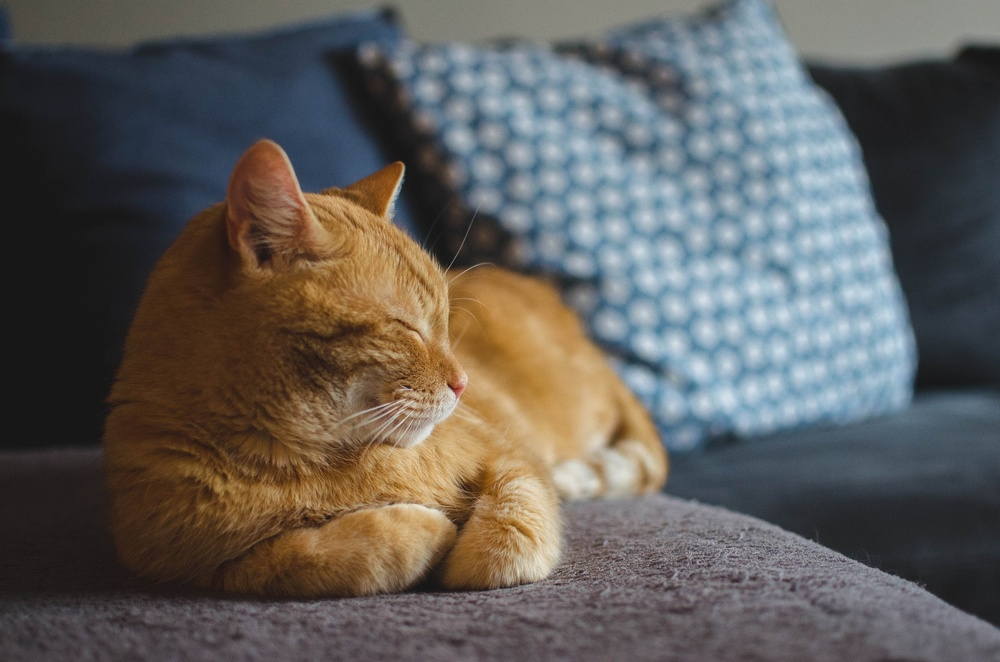
#> input picture Computer-Vision/opencv-course/images/cat.jpg, 1000 x 662 px, shrunk from 1920 x 1271 before the run
$ python masking.py
#> lines starting #> are read from the running program, lines starting #| are printed output that depends on the picture; after the words box and inside, x2 and y2 are one past the last pixel; in counts of white or black regions, pixels touching at a corner belong together
import cv2 as cv
import numpy as np

if __name__ == "__main__":
    img = cv.imread('images/cat.jpg')
#> img is the input picture: shape (662, 1000, 3); mean B, G, R 90.7, 94.1, 97
    cv.imshow('Cat', img)

    blank = np.zeros(img.shape[:2], dtype='uint8')
    cv.imshow('Blank Image', blank)

    mask = cv.circle(blank, (img.shape[1] // 2, img.shape[0]//2 - 180), 300, 255, -1)
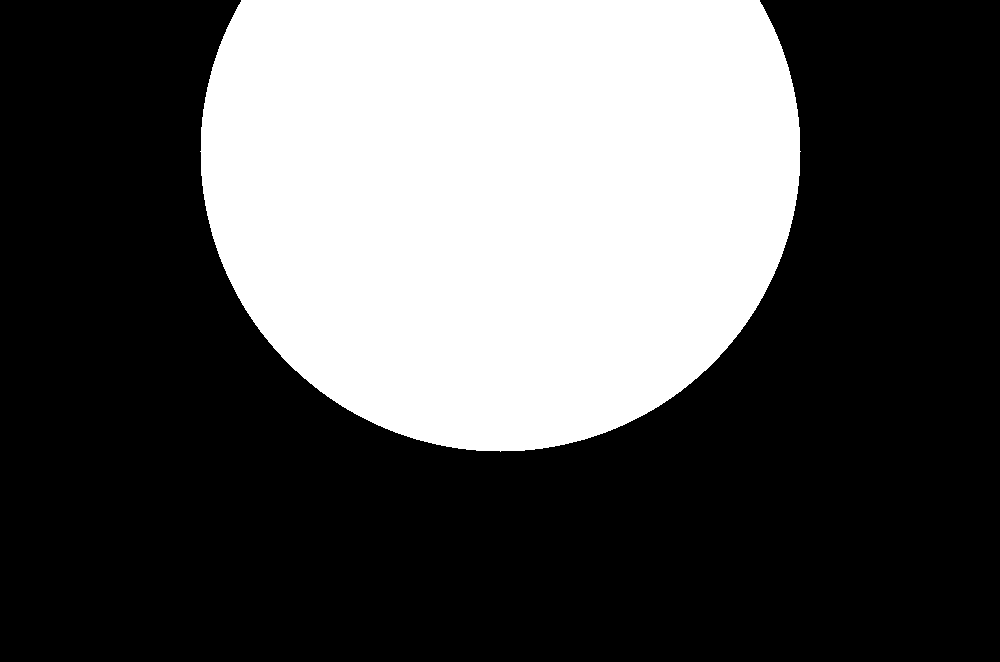
#> blank: shape (662, 1000); 34.5% white; 1 white region, box (x1, y1, x2, y2) and area: (200, 0, 801, 452) 228208
    cv.imshow('Mask', mask)

    masked = cv.bitwise_and(img, img, mask=mask)
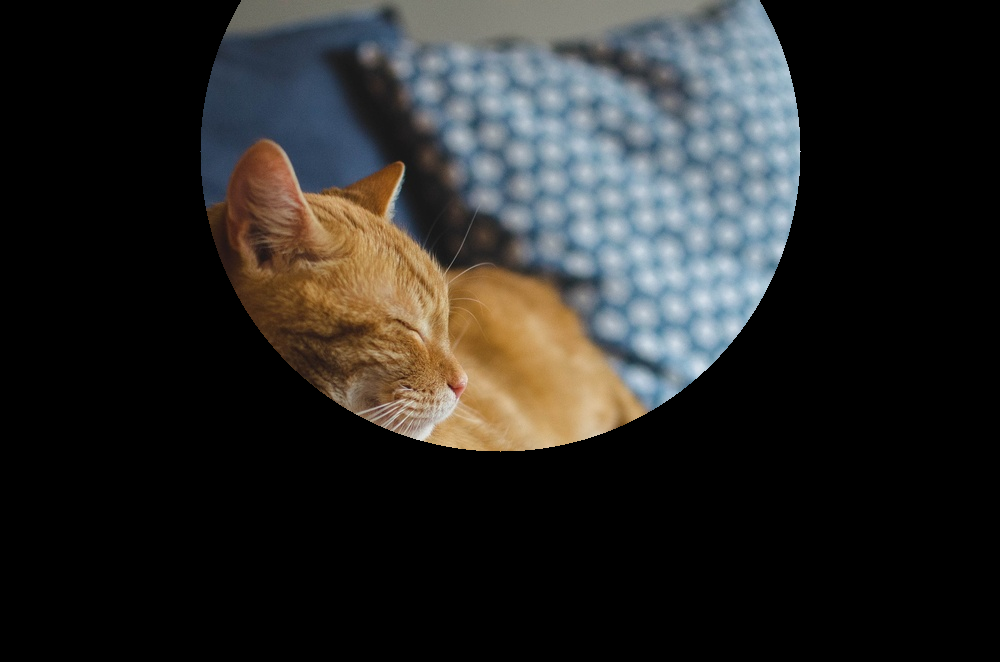
#> masked: shape (662, 1000, 3); mean B, G, R 39.2, 41, 41.5
    cv.imshow('Masked', masked)

    cv.waitKey(0)

$ run again, with Computer-Vision/opencv-course/images/dog1.jpeg copied over Computer-Vision/opencv-course/images/cat.jpg
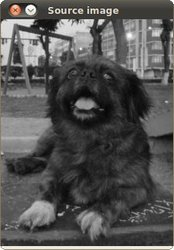
#> input picture Computer-Vision/opencv-course/images/dog1.jpeg, 174 x 250 px
#> img is the input picture: shape (250, 174, 3); mean B, G, R 82.6, 83.6, 84.1
#> `mask = cv.circle(blank, (img.shape[1] // 2, img.shape[0]//2 - 180), 30..`:
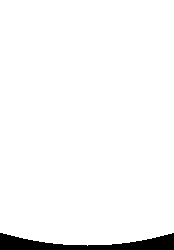
#> blank: shape (250, 174); 96.5% white; 1 black region, box (x1, y1, x2, y2) and area: (0, 233, 174, 250) 1535
#> `masked = cv.bitwise_and(img, img, mask=mask)`:
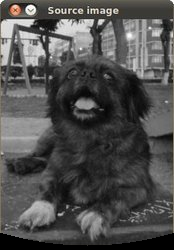
#> masked: shape (250, 174, 3); mean B, G, R 78.4, 79.1, 79.6

$ run again, with Computer-Vision/opencv-course/images/grouppeople.jpeg copied over Computer-Vision/opencv-course/images/cat.jpg
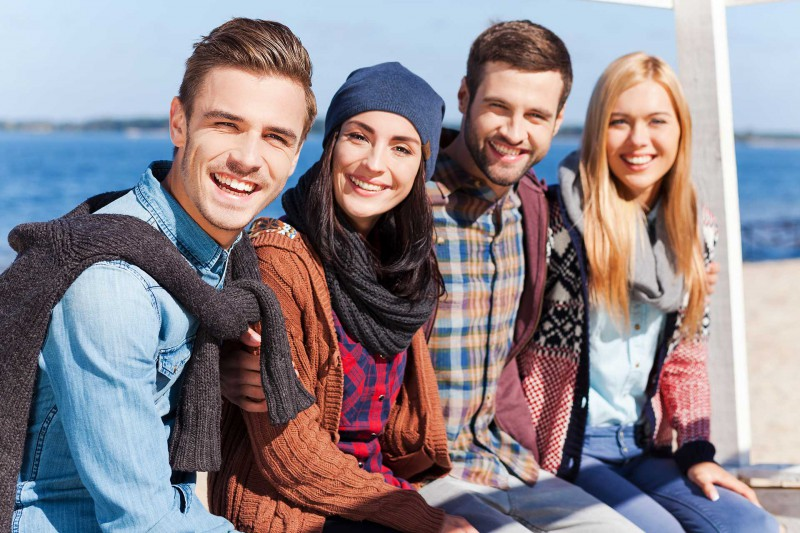
#> input picture Computer-Vision/opencv-course/images/grouppeople.jpeg, 800 x 533 px
#> img is the input picture: shape (533, 800, 3); mean B, G, R 139.7, 132.6, 141.4
#> `mask = cv.circle(blank, (img.shape[1] // 2, img.shape[0]//2 - 180), 30..`:
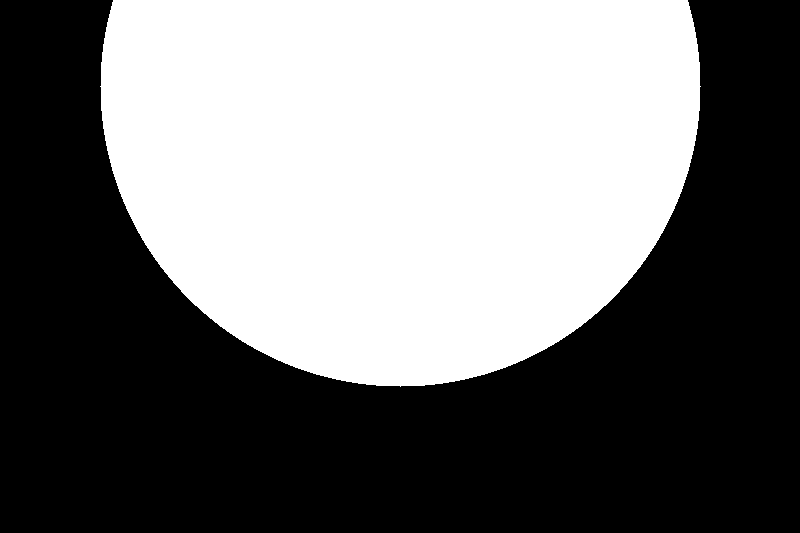
#> blank: shape (533, 800); 45.1% white; 1 white region, box (x1, y1, x2, y2) and area: (100, 0, 701, 387) 192509
#> `masked = cv.bitwise_and(img, img, mask=mask)`:
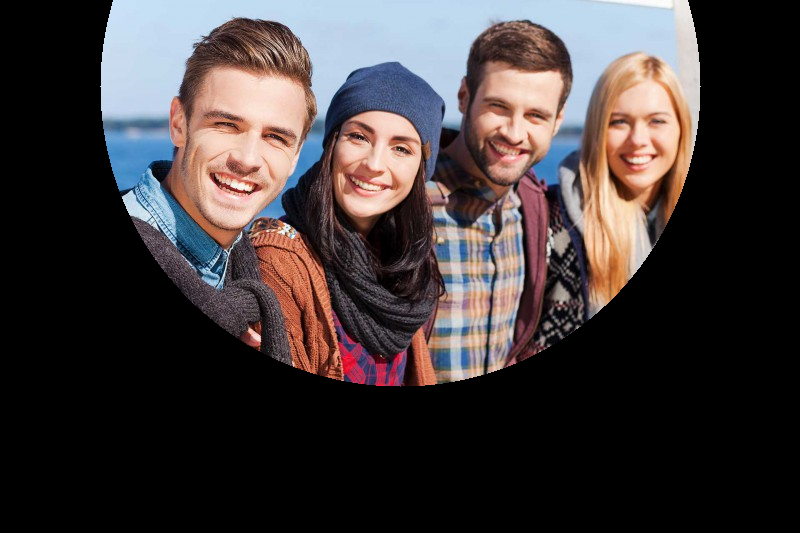
#> masked: shape (533, 800, 3); mean B, G, R 58.6, 58.1, 65.6
